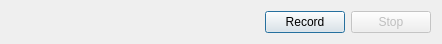
<?xml version="1.0" encoding="UTF-8"?>
<ui version="4.0">
 <class>SPIDIdentifyWindow</class>
 <widget class="QDialog" name="SPIDIdentifyWindow">
  <property name="windowModality">
   <enum>Qt::WindowModal</enum>
  </property>
  <property name="geometry">
   <rect>
    <x>0</x>
    <y>0</y>
    <width>442</width>
    <height>37</height>
   </rect>
  </property>
  <property name="windowTitle">
   <string>Identify A Speaker</string>
  </property>
  <property name="windowIcon">
   <iconset resource="../data/icons.qrc">
    <normaloff>:/media-record.png</normaloff>:/media-record.png</iconset>
  </property>
  <layout class="QGridLayout" name="gridLayout_2">
   <item row="0" column="0">
    <layout class="QGridLayout" name="gridLayout">
     <item row="0" column="0">
      <layout class="QHBoxLayout" name="horizontalLayout">
       <item>
        <spacer name="horizontalSpacer">
         <property name="orientation">
          <enum>Qt::Horizontal</enum>
         </property>
         <property name="sizeHint" stdset="0">
          <size>
           <width>40</width>
           <height>20</height>
          </size>
         </property>
        </spacer>
       </item>
       <item>
        <widget class="QPushButton" name="pushButtonStartIdentifyRecording">
         <property name="text">
          <string>Record</string>
         </property>
         <property name="icon">
          <iconset resource="../data/icons.qrc">
           <normaloff>:/media-record.png</normaloff>:/media-record.png</iconset>
         </property>
        </widget>
       </item>
       <item>
        <widget class="QPushButton" name="pushButtonStopIdentifyRecording">
         <property name="enabled">
          <bool>false</bool>
         </property>
         <property name="text">
          <string>Stop</string>
         </property>
         <property name="icon">
          <iconset resource="../data/icons.qrc">
           <normaloff>:/media-playback-stop.png</normaloff>:/media-playback-stop.png</iconset>
         </property>
        </widget>
       </item>
      </layout>
     </item>
    </layout>
   </item>
  </layout>
 </widget>
 <resources>
  <include location="../data/icons.qrc"/>
 </resources>
 <connections/>
</ui>
